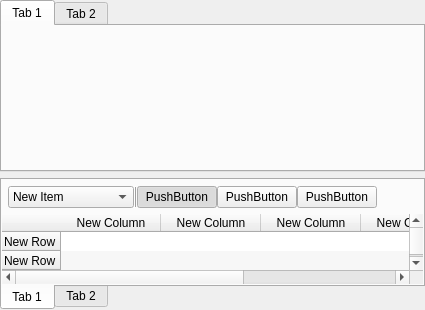
       <widget class="QWidget" name="widget" native="true">
        <property name="sizePolicy">
         <sizepolicy hsizetype="Preferred" vsizetype="Preferred">
          <horstretch>4</horstretch>
          <verstretch>0</verstretch>
         </sizepolicy>
        </property>
        <property name="styleSheet">
         <string notr="true"/>
        </property>
        <layout class="QVBoxLayout" name="verticalLayout_3">
         <property name="leftMargin">
          <number>0</number>
         </property>
         <property name="topMargin">
          <number>0</number>
         </property>
         <property name="rightMargin">
          <number>0</number>
         </property>
         <property name="bottomMargin">
          <number>0</number>
         </property>
         <item>
          <layout class="QVBoxLayout" name="verticalLayout_2">
           <item>
            <widget class="QWidget" name="widget_3" native="true">
             <property name="sizePolicy">
              <sizepolicy hsizetype="Preferred" vsizetype="Preferred">
               <horstretch>0</horstretch>
               <verstretch>2</verstretch>
              </sizepolicy>
             </property>
             <layout class="QVBoxLayout" name="verticalLayout_5">
              <property name="leftMargin">
               <number>0</number>
              </property>
              <property name="topMargin">
               <number>0</number>
              </property>
              <property name="rightMargin">
               <number>0</number>
              </property>
              <property name="bottomMargin">
               <number>0</number>
              </property>
              <item>
               <widget class="QTabWidget" name="tabWidget_2">
                <property name="styleSheet">
                 <string notr="true"/>
                </property>
                <property name="tabsClosable">
                 <bool>false</bool>
                </property>
                <property name="tabBarAutoHide">
                 <bool>false</bool>
                </property>
                <widget class="QWidget" name="tab_3">
                 <attribute name="title">
                  <string>Tab 1</string>
                 </attribute>
                 <layout class="QVBoxLayout" name="verticalLayout_6"/>
                </widget>
                <widget class="QWidget" name="tab_4">
                 <attribute name="title">
                  <string>Tab 2</string>
                 </attribute>
                </widget>
               </widget>
              </item>
             </layout>
            </widget>
           </item>
           <item>
            <widget class="QWidget" name="widget_4" native="true">
             <property name="sizePolicy">
              <sizepolicy hsizetype="Preferred" vsizetype="Preferred">
               <horstretch>0</horstretch>
               <verstretch>1</verstretch>
              </sizepolicy>
             </property>
             <layout class="QVBoxLayout" name="verticalLayout_4">
              <property name="leftMargin">
               <number>0</number>
              </property>
              <property name="topMargin">
               <number>0</number>
              </property>
              <property name="rightMargin">
               <number>0</number>
              </property>
              <property name="bottomMargin">
               <number>0</number>
              </property>
              <item>
               <widget class="QTabWidget" name="tabWidget">
                <property name="tabPosition">
                 <enum>QTabWidget::South</enum>
                </property>
                <property name="elideMode">
                 <enum>Qt::ElideMiddle</enum>
                </property>
                <widget class="QWidget" name="tab">
                 <attribute name="title">
                  <string>Tab 1</string>
                 </attribute>
                 <layout class="QVBoxLayout" name="verticalLayout_10">
                  <property name="leftMargin">
                   <number>0</number>
                  </property>
                  <property name="topMargin">
                   <number>0</number>
                  </property>
                  <property name="rightMargin">
                   <number>0</number>
                  </property>
                  <property name="bottomMargin">
                   <number>0</number>
                  </property>
                  <item>
                   <layout class="QVBoxLayout" name="verticalLayout_9">
                    <property name="spacing">
                     <number>0</number>
                    </property>
                    <item>
                     <layout class="QHBoxLayout" name="horizontalLayout_4">
                      <property name="leftMargin">
                       <number>6</number>
                      </property>
                      <property name="topMargin">
                       <number>6</number>
                      </property>
                      <property name="rightMargin">
                       <number>6</number>
                      </property>
                      <property name="bottomMargin">
                       <number>6</number>
                      </property>
                      <item>
                       <widget class="QComboBox" name="comboBox">
                        <property name="sizePolicy">
                         <sizepolicy hsizetype="Fixed" vsizetype="Preferred">
                          <horstretch>2</horstretch>
                          <verstretch>0</verstretch>
                         </sizepolicy>
                        </property>
                        <property name="minimumSize">
                         <size>
                          <width>126</width>
                          <height>0</height>
                         </size>
                        </property>
                        <item>
                         <property name="text">
                          <string>New Item</string>
                         </property>
                        </item>
                       </widget>
                      </item>
                      <item>
                       <widget class="Line" name="line">
                        <property name="frameShadow">
                         <enum>QFrame::Raised</enum>
                        </property>
                        <property name="orientation">
                         <enum>Qt::Vertical</enum>
                        </property>
                       </widget>
                      </item>
                      <item>
                       <widget class="QPushButton" name="pushButton">
                        <property name="text">
                         <string>PushButton</string>
                        </property>
                        <property name="icon">
                         <iconset resource="resources.qrc">
                          <normaloff>:/res/icons8-full-image-40.png</normaloff>:/res/icons8-full-image-40.png</iconset>
                        </property>
                        <property name="checkable">
                         <bool>true</bool>
                        </property>
                        <property name="checked">
                         <bool>true</bool>
                        </property>
                        <property name="autoDefault">
                         <bool>false</bool>
                        </property>
                       </widget>
                      </item>
                      <item>
                       <widget class="QPushButton" name="pushButton_2">
                        <property name="text">
                         <string>PushButton</string>
                        </property>
                        <property name="icon">
                         <iconset resource="resources.qrc">
                          <normaloff>:/res/icons8-full-image-40.png</normaloff>:/res/icons8-full-image-40.png</iconset>
                        </property>
                        <property name="checkable">
                         <bool>true</bool>
                        </property>
                        <property name="checked">
                         <bool>false</bool>
                        </property>
                        <property name="autoDefault">
                         <bool>false</bool>
                        </property>
                       </widget>
                      </item>
                      <item>
                       <widget class="QPushButton" name="pushButton_3">
                        <property name="text">
                         <string>PushButton</string>
                        </property>
                        <property name="icon">
                         <iconset resource="resources.qrc">
                          <normaloff>:/res/icons8-full-image-40.png</normaloff>:/res/icons8-full-image-40.png</iconset>
                        </property>
                        <property name="checkable">
                         <bool>true</bool>
                        </property>
                        <property name="checked">
                         <bool>false</bool>
                        </property>
                        <property name="autoDefault">
                         <bool>false</bool>
                        </property>
                        <property name="default">
                         <bool>false</bool>
                        </property>
                        <property name="flat">
                         <bool>false</bool>
                        </property>
                       </widget>
                      </item>
                      <item>
                       <spacer name="horizontalSpacer_2">
                        <property name="orientation">
                         <enum>Qt::Horizontal</enum>
                        </property>
                        <property name="sizeHint" stdset="0">
                         <size>
                          <width>40</width>
                          <height>20</height>
                         </size>
                        </property>
                       </spacer>
                      </item>
                     </layout>
                    </item>
                    <item>
                     <widget class="QTableWidget" name="tableWidget">
                      <property name="frameShape">
                       <enum>QFrame::NoFrame</enum>
                      </property>
                      <property name="frameShadow">
                       <enum>QFrame::Raised</enum>
                      </property>
                      <property name="alternatingRowColors">
                       <bool>true</bool>
                      </property>
                      <property name="selectionMode">
                       <enum>QAbstractItemView::SingleSelection</enum>
                      </property>
                      <property name="selectionBehavior">
                       <enum>QAbstractItemView::SelectRows</enum>
                      </property>
                      <property name="showGrid">
                       <bool>false</bool>
                      </property>
                      <property name="gridStyle">
                       <enum>Qt::SolidLine</enum>
                      </property>
                      <property name="wordWrap">
                       <bool>false</bool>
                      </property>
                      <attribute name="horizontalHeaderCascadingSectionResizes">
                       <bool>false</bool>
                      </attribute>
                      <attribute name="horizontalHeaderHighlightSections">
                       <bool>false</bool>
                      </attribute>
                      <attribute name="horizontalHeaderStretchLastSection">
                       <bool>true</bool>
                      </attribute>
                      <attribute name="verticalHeaderMinimumSectionSize">
                       <number>19</number>
                      </attribute>
                      <attribute name="verticalHeaderDefaultSectionSize">
                       <number>19</number>
                      </attribute>
                      <row>
                       <property name="text">
                        <string>New Row</string>
                       </property>
                      </row>
                      <row>
                       <property name="text">
                        <string>New Row</string>
                       </property>
                      </row>
                      <row>
                       <property name="text">
                        <string>New Row</string>
                       </property>
                      </row>
                      <row>
                       <property name="text">
                        <string>New Row</string>
                       </property>
                      </row>
                      <row>
                       <property name="text">
                        <string>New Row</string>
                       </property>
                      </row>
                      <row>
                       <property name="text">
                        <string>New Row</string>
                       </property>
                      </row>
                      <row>
                       <property name="text">
                        <string>New Row</string>
                       </property>
                      </row>
                      <row>
                       <property name="text">
                        <string>New Row</string>
                       </property>
                      </row>
                      <row>
                       <property name="text">
                        <string>New Row</string>
                       </property>
                      </row>
                      <row>
                       <property name="text">
                        <string>New Row</string>
                       </property>
                      </row>
                      <column>
                       <property name="text">
                        <string>New Column</string>
                       </property>
                      </column>
                      <column>
                       <property name="text">
                        <string>New Column</string>
                       </property>
                      </column>
                      <column>
                       <property name="text">
                        <string>New Column</string>
                       </property>
                      </column>
                      <column>
                       <property name="text">
                        <string>New Column</string>
                       </property>
                      </column>
                      <column>
                       <property name="text">
                        <string>New Column</string>
                       </property>
                      </column>
                     </widget>
                    </item>
                   </layout>
                  </item>
                 </layout>
                </widget>
                <widget class="QWidget" name="tab_2">
                 <attribute name="title">
                  <string>Tab 2</string>
                 </attribute>
                </widget>
               </widget>
              </item>
             </layout>
            </widget>
           </item>
          </layout>
         </item>
        </layout>
       </widget>
